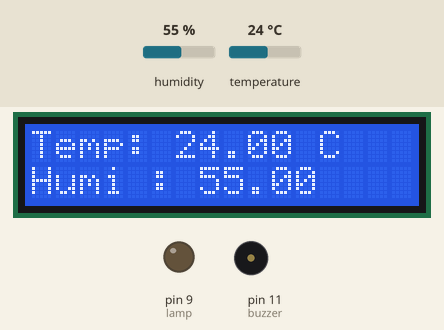
A sketch run on a simulated Arduino Uno, built with avr-gcc and run on an emulated ATmega328P. Parts: 16×2 character LCD, output pins drawn as LEDs (lit = HIGH), buzzer (waves = sounding). Inputs (shaded band) come from the test bench; at power-on: temperature 24 °C, humidity 55 %.

Above: at 2.2 s.
2.3 s: temperature set to 32 °C
At 4.3 s:
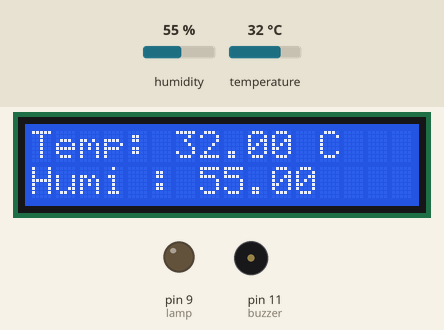
5.0 s: temperature set to 35 °C
At 7.2 s:
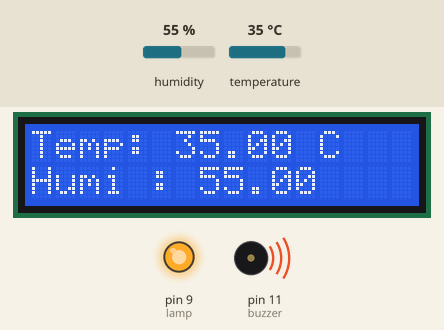
7.7 s: humidity set to 22 %
At 10.5 s:
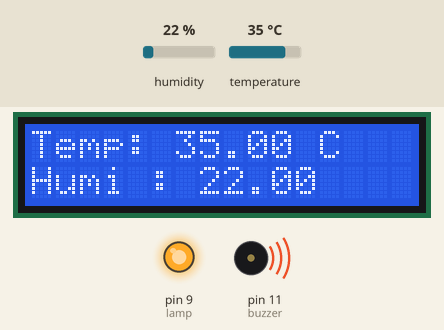
10.8 s: humidity set to 40 %
At 11.7 s:
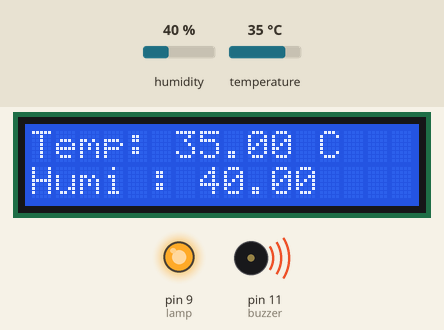
Timing chart, 0 to 13.8 s (numbered marks = the images above; inputs shaded):
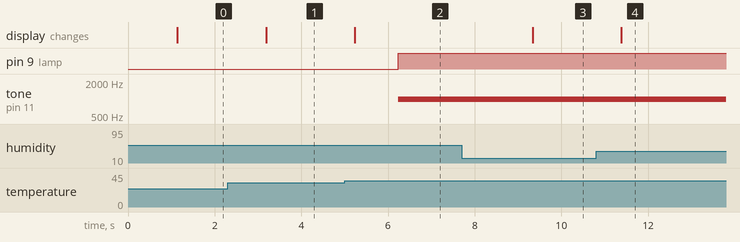

The sketch:

temperature.ino
```cpp
// C++ code
//
#include <Wire.h>
#include <LiquidCrystal_I2C.h>
#include <DHT.h>
#define DHTTYPE DHT11   // DHT 11
#define DHTPIN 3

LiquidCrystal_I2C lcd(0x27, 16,2);
DHT dht(DHTPIN, DHTTYPE);

int buzzer = 11;
int lamp = 9;

void setup()
{
  Serial.begin(9600);
  dht.begin();
  lcd.init();
  lcd.backlight();
  lcd.setCursor(0,0);
  lcd.print("Ditya Ilmi R.");

  lcd.setCursor(0,1);
  lcd.print("1303191119");
  pinMode(buzzer,OUTPUT);
  pinMode(lamp,OUTPUT);

  delay(1000);
}

void loop()
{
  float h = dht.readHumidity();
  float t = dht.readTemperature();

  lcd.setCursor(0,0);
  lcd.print("Temp: ");
  lcd.print(t);
  lcd.print(" C ");

  lcd.setCursor(0,1);
  lcd.print("Humi : ");
  lcd.print(h);
  delay(1000);

  if (t >= 34){
    tone(buzzer, 1000);
    digitalWrite(lamp, HIGH);
    delay(1000);
  }

    if (t < 34)
    {
      noTone(buzzer);
      digitalWrite(lamp, LOW);
      delay(1000);
    }
}
```

Measured:
- the behaviour switches between 33 and 34 °C on temperature (found by bisection; images 1 and 2)
- after the input at 2.3 s, the display: changes after 0.89 s (image 1)
- after the input at 5.0 s, pin 9 (lamp): LOW → HIGH after 1.2 s; tone on pin 11 (buzzer): silent → 1000 Hz after 1.2 s; the display: changes after 0.24 s (image 2)
- after the input at 7.7 s, the display: changes after 1.6 s (image 3)
- after the input at 10.8 s, the display: changes after 0.58 s (image 4)
